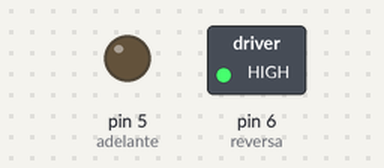
The sketch below on a simulated Arduino Uno, built with avr-gcc and run on an emulated ATmega328P. Shown: switched loads named in the sketch (green lamp = pin HIGH), output pins drawn as LEDs (lit = HIGH).

Above: at 2.0 s.
At 6.0 s:
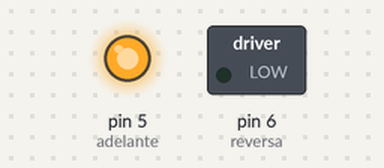
Timing chart, 0 to 10.4 s (numbered marks = the images above):
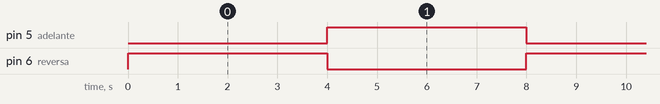

Measured:
- by itself, pin 5 (adelante), pin 6 (reversa): alternates HIGH for 4.0 s and LOW for 4.0 s

The sketch:

Motor.ino
```cpp
// C++ code
//
int reversa=6;
int adelante=5;

void setup()
{
  pinMode(reversa,OUTPUT);
  pinMode(adelante,OUTPUT);
}

void loop()
{
  digitalWrite(reversa, 1);
  digitalWrite(adelante,0);
  delay(4000);
  digitalWrite(reversa, 0);
  digitalWrite(adelante,1);
  delay(4000);

}
```
